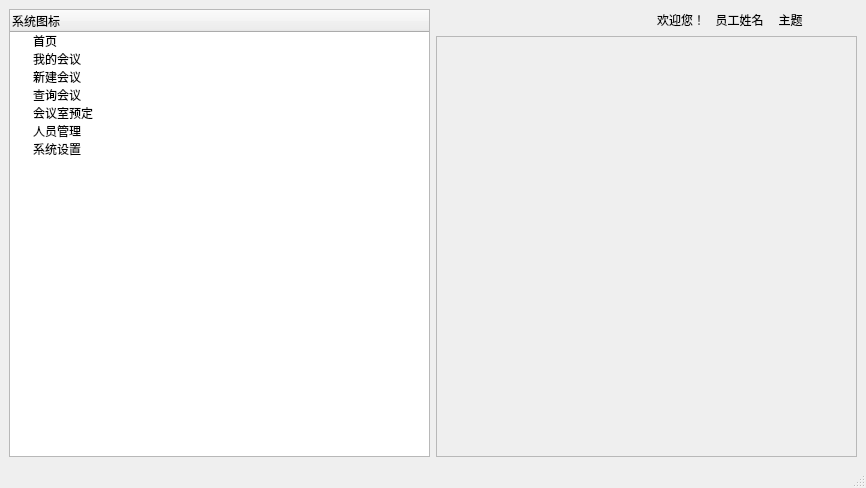
<?xml version="1.0" encoding="UTF-8"?>
<ui version="4.0">
 <class>adminPage</class>
 <widget class="QMainWindow" name="adminPage">
  <property name="geometry">
   <rect>
    <x>0</x>
    <y>0</y>
    <width>866</width>
    <height>488</height>
   </rect>
  </property>
  <property name="windowTitle">
   <string>MainWindow</string>
  </property>
  <property name="styleSheet">
   <string notr="true"/>
  </property>
  <widget class="QWidget" name="centralwidget">
   <layout class="QHBoxLayout" name="horizontalLayout_2">
    <item>
     <widget class="QTreeWidget" name="nav">
      <property name="sizePolicy">
       <sizepolicy hsizetype="Expanding" vsizetype="Expanding">
        <horstretch>0</horstretch>
        <verstretch>0</verstretch>
       </sizepolicy>
      </property>
      <column>
       <property name="text">
        <string notr="true">系统图标</string>
       </property>
      </column>
      <item>
       <property name="text">
        <string>首页</string>
       </property>
       <property name="toolTip">
        <string>首页</string>
       </property>
       <property name="icon">
        <iconset resource="../../res/image_all.qrc">
         <normaloff>:/image/image/home.svg</normaloff>:/image/image/home.svg</iconset>
       </property>
      </item>
      <item>
       <property name="text">
        <string>我的会议</string>
       </property>
       <property name="icon">
        <iconset resource="../../res/image_all.qrc">
         <normaloff>:/image/image/myMeeting.svg</normaloff>:/image/image/myMeeting.svg</iconset>
       </property>
      </item>
      <item>
       <property name="text">
        <string>新建会议</string>
       </property>
       <property name="icon">
        <iconset resource="../../res/image_all.qrc">
         <normaloff>:/image/image/newMeeting.svg</normaloff>:/image/image/newMeeting.svg</iconset>
       </property>
      </item>
      <item>
       <property name="text">
        <string>查询会议</string>
       </property>
       <property name="icon">
        <iconset resource="../../res/image_all.qrc">
         <normaloff>:/image/image/searchMeeting.svg</normaloff>:/image/image/searchMeeting.svg</iconset>
       </property>
      </item>
      <item>
       <property name="text">
        <string>会议室预定</string>
       </property>
       <property name="icon">
        <iconset resource="../../res/image_all.qrc">
         <normaloff>:/image/image/meetingRoom.svg</normaloff>:/image/image/meetingRoom.svg</iconset>
       </property>
      </item>
      <item>
       <property name="text">
        <string>人员管理</string>
       </property>
       <property name="icon">
        <iconset resource="../../res/image_all.qrc">
         <normaloff>:/image/image/person.svg</normaloff>:/image/image/person.svg</iconset>
       </property>
      </item>
      <item>
       <property name="text">
        <string>系统设置</string>
       </property>
       <property name="icon">
        <iconset resource="../../res/image_all.qrc">
         <normaloff>:/image/image/settings.svg</normaloff>:/image/image/settings.svg</iconset>
       </property>
      </item>
     </widget>
    </item>
    <item>
     <layout class="QVBoxLayout" name="verticalLayout">
      <item>
       <layout class="QHBoxLayout" name="horizontalLayout">
        <item>
         <spacer name="horizontalSpacer">
          <property name="orientation">
           <enum>Qt::Horizontal</enum>
          </property>
          <property name="sizeHint" stdset="0">
           <size>
            <width>40</width>
            <height>20</height>
           </size>
          </property>
         </spacer>
        </item>
        <item>
         <widget class="QLabel" name="label">
          <property name="text">
           <string>欢迎您！</string>
          </property>
         </widget>
        </item>
        <item>
         <widget class="QToolButton" name="name_btn">
          <property name="toolTip">
           <string>账号设置</string>
          </property>
          <property name="styleSheet">
           <string notr="true">QToolButton{
        border: none;/*无边框*/
		color: rgb(0, 0, 0);
}
QToolButton:hover {
    color: rgb(255, 170, 0); /*设置按钮的背景颜色为亮绿色*/
}</string>
          </property>
          <property name="text">
           <string>员工姓名</string>
          </property>
          <property name="icon">
           <iconset resource="../../res/image_all.qrc">
            <normaloff>:/image/image/user.svg</normaloff>:/image/image/user.svg</iconset>
          </property>
          <property name="toolButtonStyle">
           <enum>Qt::ToolButtonTextBesideIcon</enum>
          </property>
         </widget>
        </item>
        <item>
         <widget class="QToolButton" name="theme_btn">
          <property name="styleSheet">
           <string notr="true">QToolButton{
        border: none;/*无边框*/
		color: rgb(0, 0, 0);
}
QToolButton:hover {
    color: rgb(255, 170, 0); /*设置按钮的背景颜色为亮绿色*/
}</string>
          </property>
          <property name="text">
           <string>主题</string>
          </property>
         </widget>
        </item>
        <item>
         <spacer name="horizontalSpacer_2">
          <property name="orientation">
           <enum>Qt::Horizontal</enum>
          </property>
          <property name="sizeType">
           <enum>QSizePolicy::Maximum</enum>
          </property>
          <property name="sizeHint" stdset="0">
           <size>
            <width>50</width>
            <height>20</height>
           </size>
          </property>
         </spacer>
        </item>
       </layout>
      </item>
      <item>
       <widget class="QFrame" name="nav_page">
        <property name="sizePolicy">
         <sizepolicy hsizetype="Expanding" vsizetype="Expanding">
          <horstretch>0</horstretch>
          <verstretch>0</verstretch>
         </sizepolicy>
        </property>
        <property name="frameShape">
         <enum>QFrame::StyledPanel</enum>
        </property>
        <property name="frameShadow">
         <enum>QFrame::Raised</enum>
        </property>
       </widget>
      </item>
     </layout>
    </item>
   </layout>
  </widget>
  <widget class="QMenuBar" name="menubar">
   <property name="geometry">
    <rect>
     <x>0</x>
     <y>0</y>
     <width>866</width>
     <height>29</height>
    </rect>
   </property>
  </widget>
  <widget class="QStatusBar" name="statusbar"/>
 </widget>
 <resources>
  <include location="../../res/image_all.qrc"/>
 </resources>
 <connections/>
</ui>
